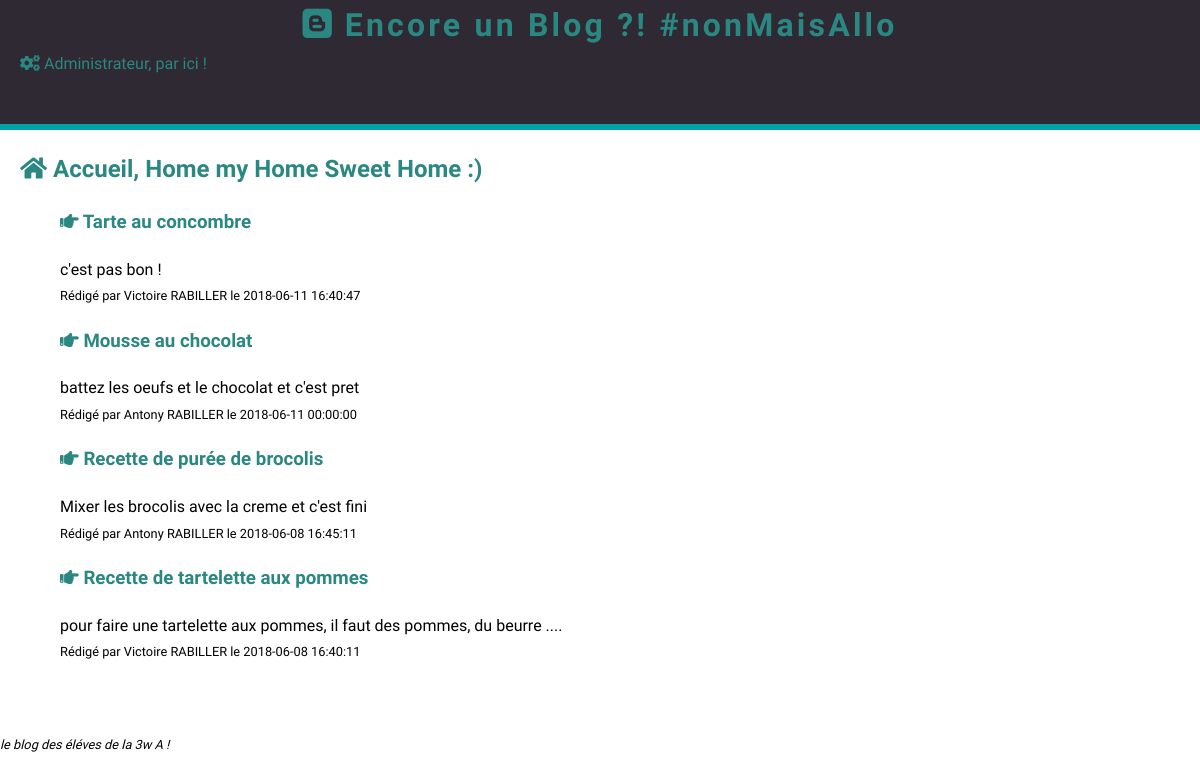
The page / on the database its author committed.
### tables this page shows
CREATE TABLE `article` (
  `id` int(11) NOT NULL,
  `author` int(11) NOT NULL,
  `created_at` datetime NOT NULL,
  `update_at` datetime NOT NULL,
  `title` varchar(255) NOT NULL,
  `content` text NOT NULL,
  `category_id` int(11) NOT NULL
);

CREATE TABLE `author` (
  `id` int(11) NOT NULL,
  `firstname` varchar(255) NOT NULL,
  `lastname` varchar(255) NOT NULL,
  `email` varchar(255) NOT NULL,
  `password` varchar(255) NOT NULL
);

### public/index.php (called while the page is built)
<?php
include '../services/tools.php';
include '../services/functions.php';
$articlesList = getArticles();
include "../views/index.phtml";

### services/functions.php (called while the page is built, shortened)
<?php
function getDb (){
	$user = 'root';
	$password = 'troiswa';
	$db =new PDO(
		'mysql:host=localhost;dbname=blog',
		$user,
		$password,
		array(PDO::ATTR_ERRMODE => PDO::ERRMODE_WARNING)
		);
	$db->exec('SET NAMES UTF8');
	return $db;
}
function getArticles(){
	$db = getDb();
	$sql = "SELECT article.id AS articleid, article.created_at, article.update_at, article.title, article.content, article.category_id, author.id, author.firstname, author.lastname
	FROM article
	JOIN author ON author.id = article.author
	ORDER BY update_at DESC";
	$statement = $db->prepare($sql);
	$statement->execute();
	$articlesList = $statement->fetchAll(\PDO::FETCH_ASSOC);
	return $articlesList;
}

### services/tools.php (called while the page is built, shortened)
<?php
function cleanText($text) {
	return htmlentities($text);
}

### views/index.phtml (the view)
<?php
include 'header.phtml';
?>
		<main class="container">
			<h2><i class="fas fa-home"></i> Accueil, Home my Home Sweet Home :)</h2>
				<ul class="post-list">
            		<li class="post">
            			<?php foreach ($articlesList as $article) : ?>
						<h3> <i class='fas fa-hand-point-right'></i>
						<a href='show_post.php?articleid=<?=$article["articleid"]?>'><?= cleanText($article['title']) ?></a></h3>
						<article><?= cleanText($article['content']) ?></article>
						<small> Rédigé par <?= $article["firstname"] ?> <?= $article["lastname"] ?> le <?= $article["created_at"] ?>  </small>
            		    <?php endforeach; ?>
        			</li>
    			</ul>
		</main>
<?php
include 'footer.phtml';
?>

### views/header.phtml (shortened to what this page needs)
<!DOCTYPE html>
<html lang="fr">
	<head>
		<link rel="stylesheet" href="https://use.fontawesome.com/releases/v5.0.10/css/all.css">
		<link rel="stylesheet" href="https://cdnjs.cloudflare.com/ajax/libs/normalize/8.0.0/normalize.css">
		<link rel="stylesheet" href="../css/main.css">
	</head>
	<body>
		<header>
			<h1> <a href="index.php"><i class="fab fa-blogger"></i> Encore un Blog ?! #nonMaisAllo</a></h1>
			<nav><a href="admin.php"><i class="fas fa-cogs"></i> Administrateur, par ici !</a></nav>
		</header>

### views/footer.phtml
		<footer>
			<br>
			<br>
			<small><em>le blog des éléves de la 3w A !</em></small>
		</footer>
	</body>
</html>

### css/main.css (style rules this page uses)
html { font-size: 62.5%; }
* { box-sizing: border-box; }
ul { list-style-type: none; }
body { font-family: 'Dosis', sans-serif; font-weight: normal; margin: 0 auto; line-height: 1.6; font-size: 1.6rem; }
header { height: 130px; background-color: #2F2933; border-bottom: 6px solid #01A2A6; padding: 0 20px; }
.container { width: 80%; padding: 0 20px; }
h1 { color : #015770; text-align: center; letter-spacing: 0.1em; font-size: 2em; font-family: 'Amatic SC', cursive; text-align: center; margin : 0 auto; }
h3,h2 { color: #2a8782; }
h3 { text-align: left; }
a { text-decoration: none; color: #2a8782; padding : 30px auto; }

### rows shown on the page
article: title "Tarte au concombre", content "c'est pas bon !", author.firstname "Victoire", author.lastname "RABILLER", created_at "2018-06-11 16:40:47"
article: title "Mousse au chocolat", content "battez les oeufs et le chocolat et c'est pret", author.firstname "Antony", author.lastname "RABILLER", created_at "2018-06-11 00:00:00"
article: title "Recette de purée de brocolis", content "Mixer les brocolis avec la creme et c'est fini", author.firstname "Antony", author.lastname "RABILLER", created_at "2018-06-08 16:45:11"
article: title "Recette de tartelette aux pommes", content "pour faire une tartelette aux pommes, il faut des pommes, du beurre ....", author.firstname "Victoire", author.lastname "RABILLER", created_at "2018-06-08 16:40:11"
